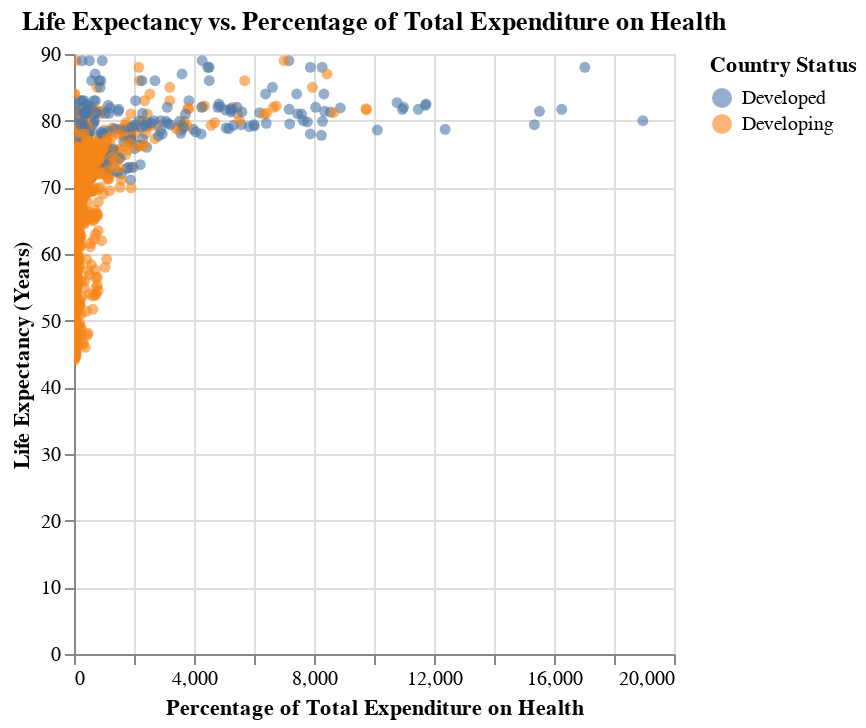

Notebook code cell kept with this figure:
### Markdown cell above
### Scatter plot for 'Life expectancy' vs. 'percentage expenditure', colored by 'Status'

### Code cell
import altair as alt

# Create a scatter plot for 'Life expectancy' vs. 'percentage expenditure', colored by 'Status'
chart1 = alt.Chart(df).mark_point(filled=True, opacity=0.6).encode(
    x=alt.X('percentage expenditure', title='Percentage of Total Expenditure on Health'),
    y=alt.Y('Life expectancy', title='Life Expectancy (Years)'),
    color=alt.Color('Status', title='Country Status'),
    tooltip=['Country', 'Year', 'Status', 'Life expectancy', 'percentage expenditure']
).properties(
    title='Life Expectancy vs. Percentage of Total Expenditure on Health'
).interactive() # Make the chart interactive for zooming and panning

chart1.display()

### Figure 1 — Vega-Lite specification as saved in the notebook (floating-point values rounded to 4 significant figures; data arrays with more than 128 entries replaced by an {"elided": "..."} marker saying what was removed)
{"config": {"view": {"continuousWidth": 300, "continuousHeight": 300}}, "data": {"name": "data-0de9ebc12cf3bf94b361014cf91454bc"}, "mark": {"type": "point", "filled": true, "opacity": 0.6}, "encoding": {"color": {"field": "Status", "title": "Country Status", "type": "nominal"}, "tooltip": [{"field": "Country", "type": "nominal"}, {"field": "Year", "type": "quantitative"}, {"field": "Status", "type": "nominal"}, {"field": "Life expectancy", "type": "quantitative"}, {"field": "percentage expenditure", "type": "quantitative"}], "x": {"field": "percentage expenditure", "title": "Percentage of Total Expenditure on Health", "type": "quantitative"}, "y": {"field": "Life expectancy", "title": "Life Expectancy (Years)", "type": "quantitative"}}, "params": [{"name": "param_14", "select": {"type": "interval", "encodings": ["x", "y"]}, "bind": "scales"}], "title": "Life Expectancy vs. Percentage of Total Expenditure on Health", "$schema": "https://vega.github.io/schema/vega-lite/v5.8.0.json", "datasets": {"data-0de9ebc12cf3bf94b361014cf91454bc": {"elided": "1649 records"}}}
